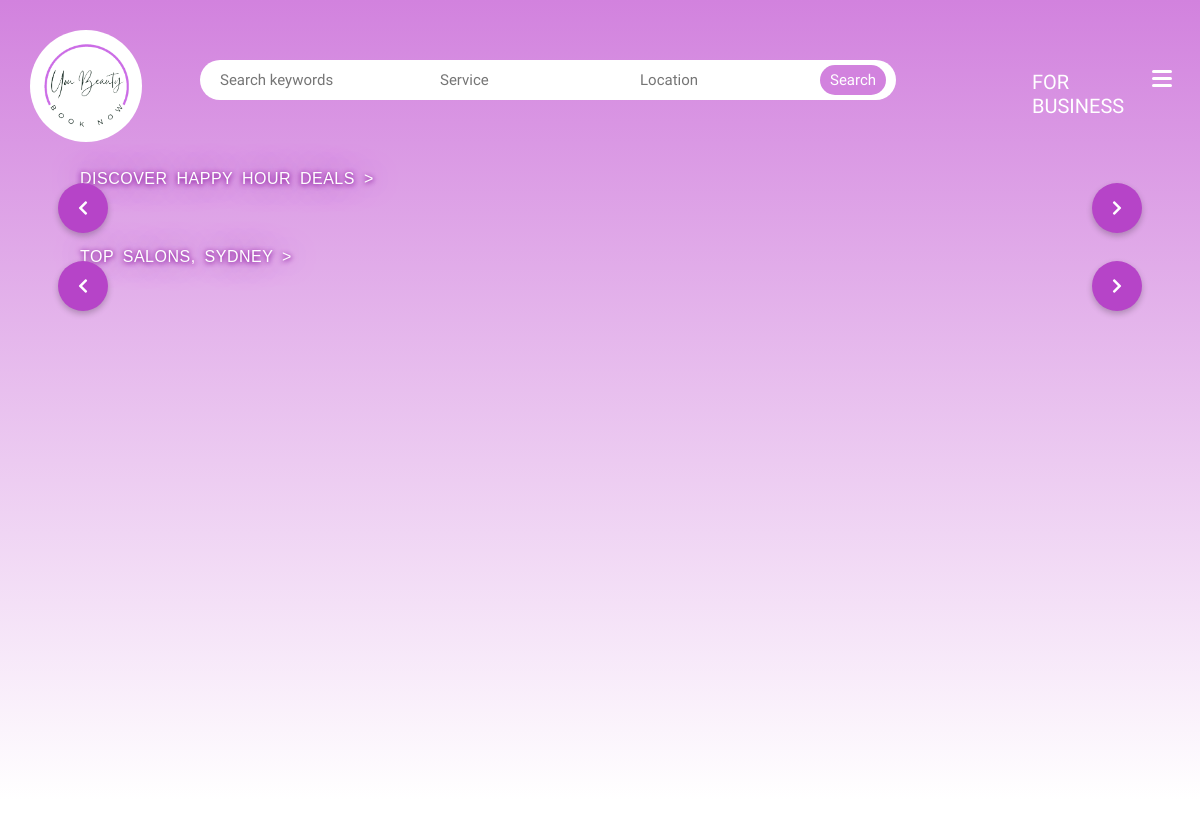
The app's page /, older data.
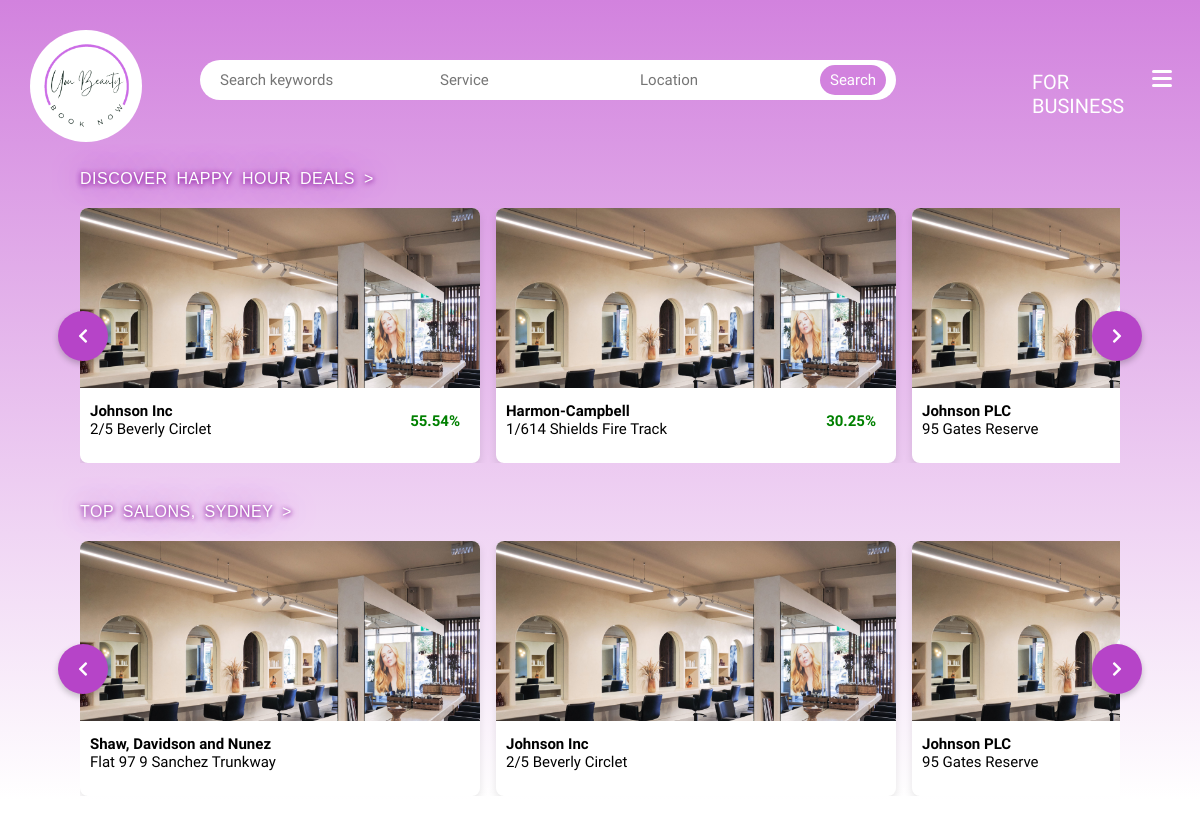
The same page, newer data.
### salons/models.py (models this page shows, shortened)
class SalonInfo(models.Model):
    salon_name = models.CharField(max_length=255)
    salon_address = models.OneToOneField(SalonAddress, on_delete=models.CASCADE)
    salon_photo = models.ImageField(upload_to='salon_photos/', blank=True, null=True)
    salon_openingtime = models.TimeField()
    salon_closingtime = models.TimeField()
    happyhour_times = models.CharField(max_length=255)
    happyhour_days = models.CharField(max_length=255)
    happyhour_discount = models.DecimalField(max_digits=5, decimal_places=2)

class SalonAddress(models.Model):
    address_line1 = models.CharField(max_length=255)
    address_line2 = models.CharField(max_length=255, blank=True, null=True)
    suburb = models.CharField(max_length=100)
    state = models.CharField(max_length=100)
    postcode = models.CharField(max_length=10)
    country = models.CharField(max_length=100)

### customers/views.py (the view)
# urls.py: path('', views.HomeView, name="home"),
def HomeView(request):
    salon_info = SalonInfo.objects.all()
    services = Service.objects.all()
    happy_hour_salons = SalonInfo.objects.filter(happyhour_discount__isnull=False).order_by('-happyhour_discount')[:10]
    top_salons = SalonInfo.objects.annotate(booking_count=Count('salonservice__booking')).order_by('-booking_count')[:10]
    addresses = SalonAddress.objects.all()
    return render(request, 'homepage.html',
                  {'salon_info': salon_info, 'services': services, 'addresses': addresses,
                   'happy_hour_salons': happy_hour_salons, 'top_salons': top_salons})

### accounts/context_processors.py (called while the page is built, shortened)
def global_variable(request):
    is_authenticated_customer = False
    current_user = request.user
    print(f"{current_user} is authenticated customer: {is_authenticated_customer}")
    return {
        "is_authenticated_customer": is_authenticated_customer,
    }

### templates/homepage.html (shortened to what this page needs)
<!DOCTYPE html>
{% extends "base.html" %}
{% load static %}
{% block content %}
<head>
    <link rel="stylesheet" type="text/css" href="{% static 'css\slider.css' %}">
    <link rel="stylesheet" href="https://cdnjs.cloudflare.com/ajax/libs/font-awesome/5.15.4/css/all.min.css">
</head>
<form class="search-form-btn" method=POST action="{% url 'search_results' %}">
    <div class="search-keywords">
        <input class="search-form" type="search" placeholder="Search keywords" aria-label="Search keywords" name="searched" value="{{ searched }}">
    </div>
    <div class="wrapper-service">
        <input class="service-form" type="search" placeholder="Service" aria-label="Service" name="service" value="{{ service }}">
    </div>
    <div class="wrapper-location">
        <input class="location-form" type="search" placeholder="Location" aria-label="Location" name="location" value="{{ location }}">
    </div>
    <button class="go-btn" type="submit">Search</button>
</form>
<div class="spacer"></div>
<div class="salon-wrapper">
    <p class="homepage-text-one">
        <a href="{% url 'happy_hour' %}">DISCOVER HAPPY HOUR DEALS   ></a>
    </p>
    <div class="card-wrapper happy-hour-wrapper">
        <i id="happy-hour-left" class="fas fa-chevron-left"></i>
        <ul class="slider happy-hour-slider">
            {% for salon in happy_hour_salons %}
            <a href="{% url 'salons:salon_page' salon.id %}">
                <div class="salon-card">
                    <img loading="lazy" src="{% static 'design/salon-image.jpg' %}" class="salon-image">
                    <div class="salon-card-text">
                        <p class="salon-name-text">{{ salon.salon_name }}</p>
                        <p>{{ salon.salon_address.address_line1 }}</p>
                        <p class="happyhour-text">{{ salon.happyhour_discount }}%</p>
                    </div>
                </div>
            </a>
            {% endfor %}
        </ul>
        <i id="happy-hour-right" class="fas fa-chevron-right"></i>
    </div>
</div>
<div class="salon-wrapper">
    <p class="homepage-text-one">
        <a href="{% url 'top_salons' %}">TOP SALONS, SYDNEY   ></a>
    </p>
    <div class="card-wrapper top-salons-wrapper">
        <i id="top-salons-left" class="fas fa-chevron-left"></i>
        <ul class="slider top-salons-slider">
            {% for salon in top_salons %}
            <a href="{% url 'salons:salon_page' salon.id %}">
                <div class="salon-card">
                    <img loading="lazy" src="{% static 'design/salon-image.jpg' %}" class="salon-image">
                    <div class="salon-card-text">
                        <p class="salon-name-text">{{ salon.salon_name }}</p>
                        <p>{{ salon.salon_address.address_line1 }}</p>
                    </div>
                </div>
            </a>
            {% endfor %}
        </ul>
        <i id="top-salons-right" class="fas fa-chevron-right"></i>
    </div>
</div>
{% endblock %}

Row changes from the older to the newer data that the page shows:
added SalonInfo: salon_name "Johnson Inc", salon_address.address_line1 "2/5 Beverly Circlet", happyhour_discount "55.54"
added SalonInfo: salon_name "Harmon-Campbell", salon_address.address_line1 "1/614 Shields Fire Track", happyhour_discount "30.25"
added SalonInfo: salon_name "Johnson PLC", salon_address.address_line1 "95 Gates Reserve"
added SalonInfo: salon_name "Shaw, Davidson and Nunez", salon_address.address_line1 "Flat 97 9 Sanchez Trunkway"
